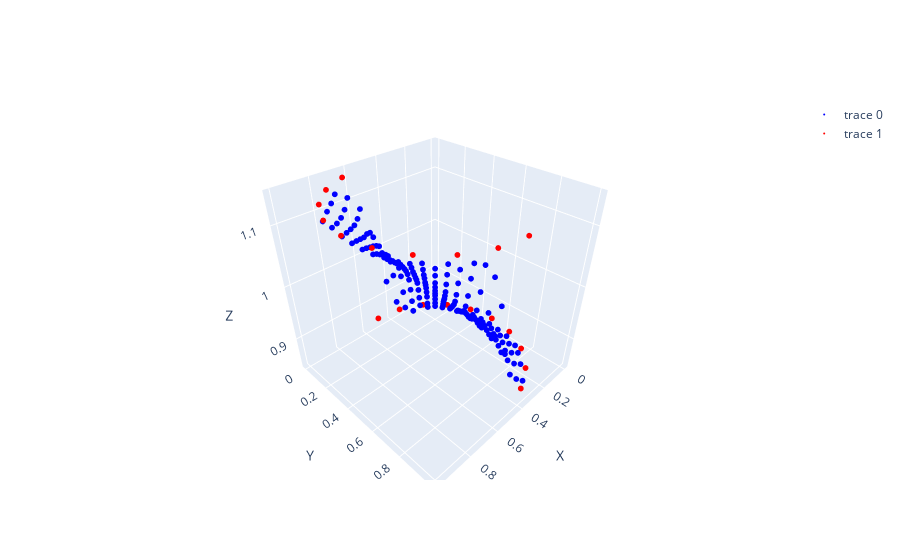

The notebook cell this image was saved under:
### Code cell
visualize_csv_output(csv_dir + shape_csv, surface=False, boundary_path=csv_dir + boundary_csv)

### Figure 1 — Plotly figure (JSON) as saved in the notebook; plotly's stock layout.template omitted (floating-point values rounded to 4 significant figures; data arrays with more than 128 entries replaced by an {"elided": "..."} marker saying what was removed)
{"data": [{"marker": {"color": "blue", "size": 2}, "mode": "markers", "type": "scatter3d", "x": {"elided": "172 float values"}, "y": {"elided": "172 float values"}, "z": {"elided": "172 float values"}}, {"marker": {"color": "red", "size": 2}, "mode": "markers", "type": "scatter3d", "x": [1, 0.9755, 0.9045, 0.7939, 0.6545, 0.5, 0.3455, 0.2061, 0.09549, 0.02447, 0, 0.02447, 0.09549, 0.2061, 0.3455, 0.5, 0.6545, 0.7939, 0.9045, 0.9755, 1], "y": [0.5, 0.6545, 0.7939, 0.9045, 0.9755, 1, 0.9755, 0.9045, 0.7939, 0.6545, 0.5, 0.3455, 0.2061, 0.09549, 0.02447, 0, 0.02447, 0.09549, 0.2061, 0.3455, 0.5], "z": [1.141, 1.141, 1.141, 1.141, 1.141, 1.141, 0.8586, 0.8586, 0.8586, 0.8586, 0.8586, 0.8586, 0.8586, 0.8586, 0.8586, 0.8586, 1.141, 1.141, 1.141, 1.141, 1.141]}], "layout": {"scene": {"aspectmode": "cube", "xaxis": {"title": {"text": "X"}}, "yaxis": {"title": {"text": "Y"}}, "zaxis": {"title": {"text": "Z"}}}}}
